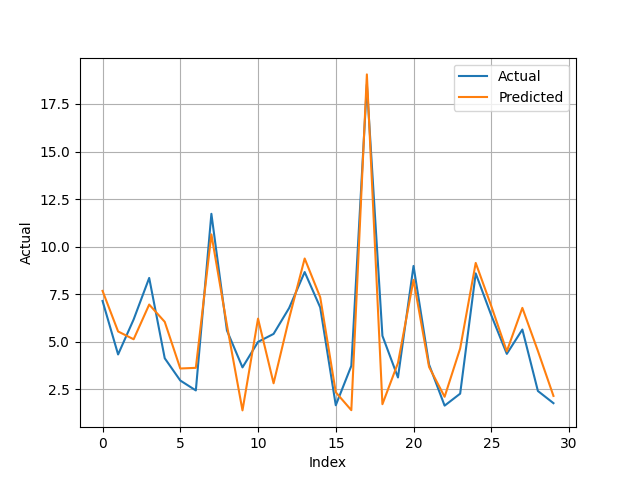

Generate this figure with Python:
import numpy as np
import pandas as pd
import matplotlib.pyplot as plt
import seaborn as sns
from sklearn.preprocessing import StandardScaler
from sklearn.model_selection import train_test_split
from sklearn.model_selection import KFold, StratifiedKFold
from sklearn.model_selection import GridSearchCV
from sklearn import svm
from sklearn.svm import SVC
from sklearn.svm import SVR
from sklearn.metrics import cohen_kappa_score
from sklearn.metrics import _plot
from sklearn.metrics import confusion_matrix
from sklearn.metrics import classification_report
from mlxtend.plotting import plot_decision_regions

data = pd.read_csv("数据15.1.csv")
X = data.iloc[:, 1:]  # 除第一列都为特征
Y = data.iloc[:, 0]  # 第一列为预测值

# 按7:3划分训练集和验证集，设置随机数种子，保证随机抽样结果可重复
X_train, X_test, Y_train, Y_test = train_test_split(X, Y, test_size=30, random_state=10)

# 数据归一化
scaler = StandardScaler()
scaler.fit(X_train)
X_train_s = scaler.transform(X_train)
X_test_s = scaler.transform(X_test)

# 模型实现
model = SVR(kernel="linear")  # kernel : {'linear', 'poly', 'rbf', 'sigmoid', 'precomputed'}
model.fit(X_train_s, Y_train)
print(model.score(X_test_s, Y_test))
pred = model.predict(X_test_s)

df = pd.DataFrame({
    'Actual': Y_test,
    'Predicted': pred,
    'Index': np.arange(len(Y_test))
})

# 使用seaborn绘制实际值
sns.lineplot(data=df, x='Index', y='Actual', label='Actual')

# 使用seaborn绘制预测值
sns.lineplot(data=df, x='Index', y='Predicted', label='Predicted')

plt.grid()
plt.show()
